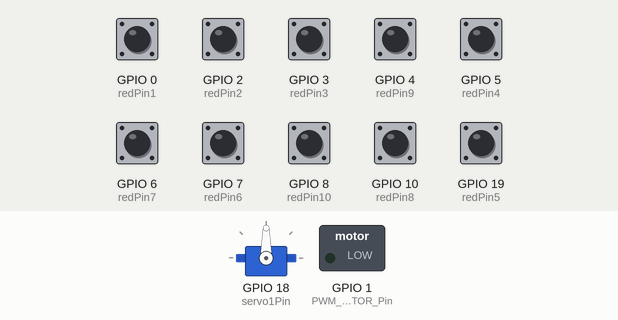
Recording of a program running on a simulated ESP32-C3. On the bench: servo, switched loads named in the program (green lamp = pin HIGH). Inputs (shaded band) come from the test bench; at power-on: GPIO 0 (redPin1), GPIO 2 (redPin2), GPIO 3 (redPin3), GPIO 4 (redPin9), GPIO 5 (redPin4), GPIO 6 (redPin7), GPIO 7 (redPin6), GPIO 8 (redPin10), GPIO 10 (redPin8), GPIO 19 (redPin5) HIGH. What the program prints to the serial monitor is not drawn.

Above: at 1.2 s.
1.3 s: GPIO 0 (redPin1) pulled LOW for 0.15 s
At 3.8 s:
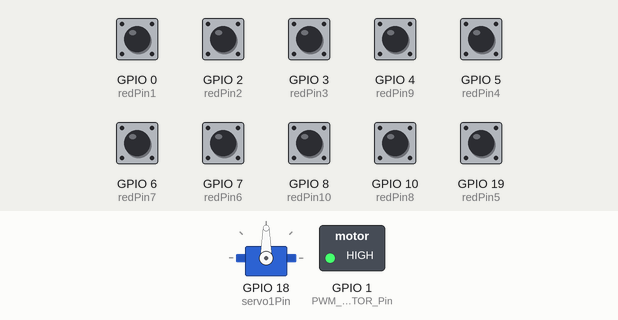
4.4 s: GPIO 2 (redPin2) pulled LOW for 0.15 s
At 5.5 s:
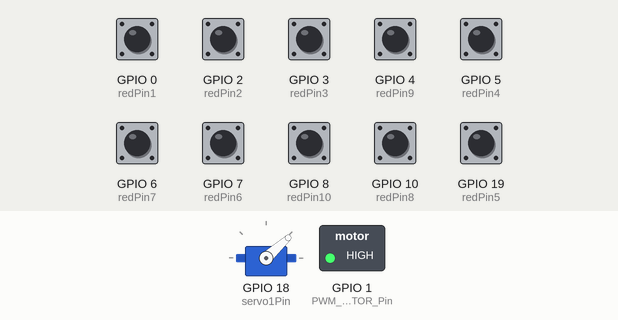
7.5 s: GPIO 4 (redPin9) pulled LOW for 0.15 s
At 9.9 s:
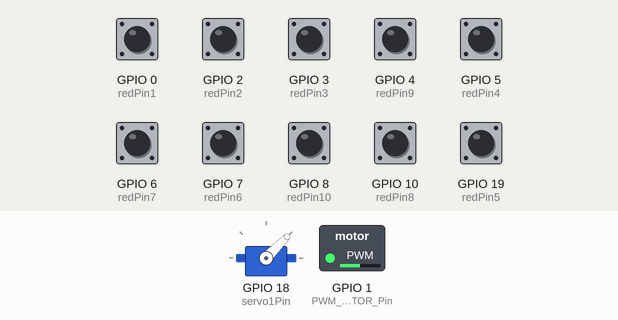
10.6 s: GPIO 5 (redPin4) pulled LOW for 0.15 s
At 12.5 s:
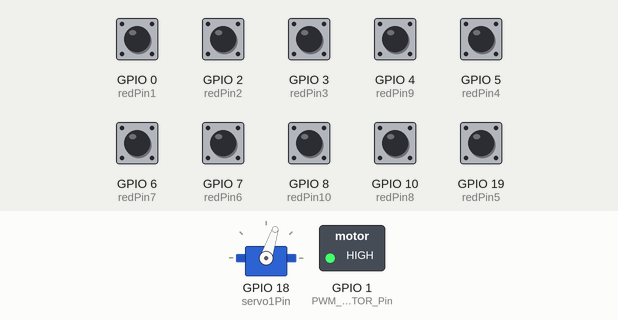
13.7 s: GPIO 6 (redPin7) pulled LOW for 0.15 s
At 14.3 s:
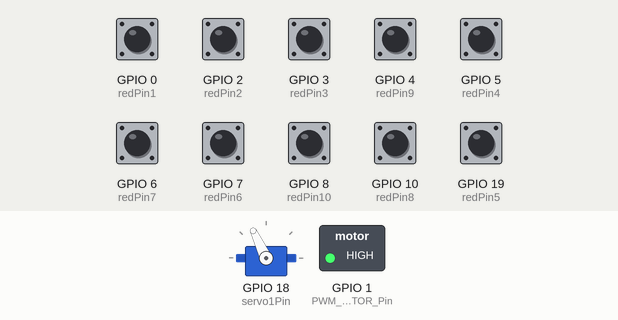
16.8 s: GPIO 10 (redPin8) pulled LOW for 0.15 s
At 18.2 s:
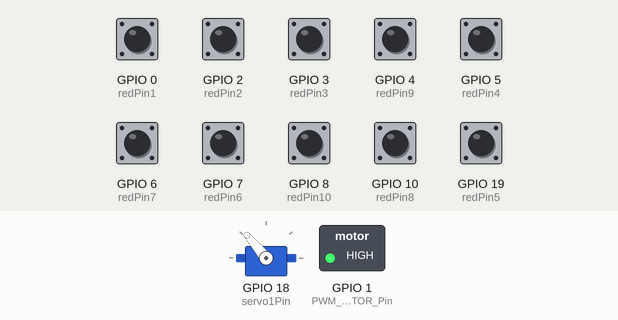
Timing chart, 0 to 20.2 s (numbered marks = the images above; inputs shaded):
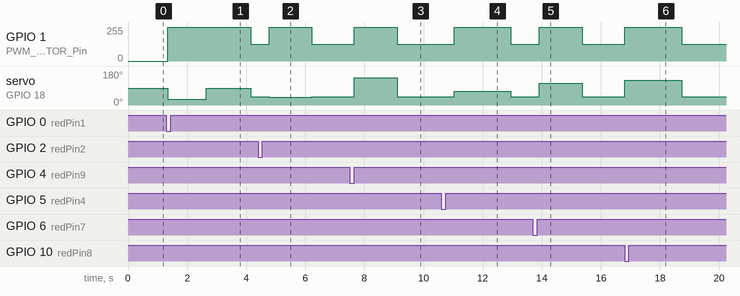

Measured:
- after the input at 1.3 s, servo on GPIO 18 (servo1Pin): 90° → 30° at once, → 90° 1.3 s later, → 45° 1.5 s later
- after the input at 4.4 s, GPIO 1 (PWM_MOTOR_Pin): 127/255 → 255/255 after 0.37 s, → 127/255 1.4 s later; servo on GPIO 18 (servo1Pin): 45° → 42° after 0.37 s, → 45° 1.4 s later
- after the input at 7.5 s, GPIO 1 (PWM_MOTOR_Pin): 127/255 → 255/255 after 0.16 s, → 127/255 1.4 s later; servo on GPIO 18 (servo1Pin): 45° → 145° after 0.16 s, → 45° 1.4 s later
- after the input at 10.6 s, GPIO 1 (PWM_MOTOR_Pin): 127/255 → 255/255 after 0.43 s, → 127/255 1.9 s later; servo on GPIO 18 (servo1Pin): 45° → 72° after 0.43 s, → 45° 1.9 s later
- after the input at 13.7 s, GPIO 1 (PWM_MOTOR_Pin): 127/255 → 255/255 after 0.22 s, → 127/255 1.4 s later; servo on GPIO 18 (servo1Pin): 45° → 115° after 0.22 s, → 45° 1.4 s later
- after the input at 16.8 s, GPIO 1 (PWM_MOTOR_Pin): 127/255 → 255/255 at once, → 127/255 1.9 s later; servo on GPIO 18 (servo1Pin): 45° → 130° at once, → 45° 1.9 s later

The program:

main.cpp
```cpp
#include <Arduino.h>
#include <ESP32Servo.h>
#include <Ticker.h>


Servo servo1;
//舵机控制范围初始化值
#define minUs  400
#define maxUs  2400
//舵机控制引脚
#define servo1Pin 18
//电机PWM控制引脚
#define PWM_MOTOR_Pin 1
//红外接收器状态反馈IO
#define redPin1 0
#define redPin2 2
#define redPin3 3
#define redPin4 5
#define redPin5 19
#define redPin6 7
#define redPin7 6
#define redPin8 10
#define redPin9 4
#define redPin10 8

//速度挡位
#define HIGH_SPEED 255
#define MID_SPEED  180 //70
#define LOW_SPEED  127 //50

// 定义定时器对象
Ticker timer;

//定义代码中使用的数据类型
  int redInfo[10]; //红外接收数组
  int rayTry[10];  //红外数据临时数组
  int flagReceive=1; //红外接收标志位，无信号为1，有信号为0
  int red_recivenum=0;//测试使用
  int myAngle=0;
  int pid_init_flag=0;
  int first_start_flag=0;
  int count_flag=0;
  int time_count_num;

// 结构体声明
typedef struct
{
	//PID 参数系数K
	float Kp;
	float Ki;
	float Kd;

	//PID 控制量C:当前: C0  上一次:C1 范围控制量:Cmin Cmax
	float C0;
	float C1;
	float C2;
	float Cmin;
	float Cmax;


    //PID 误差量E 当前: E0  上一次: E1 上上一次: E2
	float E0;
	float E1;
	float E2;

	unsigned char  u8PIDInitedFlag;
}PID_TypeDef; //PID 参数


PID_TypeDef sPIDPara;


void infraredReceiver_Init()
{ //红外引脚配置为输入上拉模式
  pinMode(redPin1, INPUT_PULLUP);
  pinMode(redPin2, INPUT_PULLUP);
  pinMode(redPin3, INPUT_PULLUP);
  pinMode(redPin4, INPUT_PULLUP);
  pinMode(redPin5, INPUT_PULLUP);
  pinMode(redPin6, INPUT_PULLUP);
  pinMode(redPin7, INPUT_PULLUP);
  pinMode(redPin8, INPUT_PULLUP);
  pinMode(redPin9, INPUT_PULLUP);
  pinMode(redPin10, INPUT_PULLUP);

}
/*
  *
  * @描述  软件定时器回调函数
  * @参数  当定时器触发中断时，进入该程序，将中断标志位设置为高
  * @返回值 Vaule:当标志位为1时，主函数loop循环中对对应变量进行+1，并清零标志位
  */

void count_RED(void)
{
  count_flag=1;//触发时将标志位置高
  time_count_num++;

}


/*
  *
  * @描述  红外过滤
  * @参数  Value=1,表示没有收到红外；getInfo:当前红外数组里的值
  * @返回值 Vaule:当前是否收到了红外
  */
int filteRed(int Value, int getInfo)
{
  int divNum = 0;
  int newValue;
  newValue = getInfo;
  while (Value != newValue) //如果收到红外了
  {
    divNum++;
    if (divNum >= 5) return newValue; //持续到5次++后，返回获取的值
     delayMicroseconds(10);
    newValue = getInfo;//把获取的值与value=1 做比较，保持while循环
  }
  return Value;//获取的值为 1时，返回1（未按下）
}


/*
  *
  * @描述  计算出舵机要摆动的角度
  * @参数  int* redInfor 传入存储红外接收状态数组
  * @返回值 angle 角度
  */
float obtainAngle(int *redInfor)
{
  float divNum, sum, angle;
  sum = 0;
  divNum = 1;
  if (redInfo[1] == 0) sum = sum -88, divNum++;
  if (redInfo[2] == 0) sum = sum -65, divNum++;
  if (redInfo[3] == 0) sum = sum -45, divNum++;
  if (redInfo[4] == 0) sum = sum -25, divNum++;
  if (redInfo[5] == 0) sum = sum +10, divNum++;
  if (redInfo[6] == 0) sum = sum +15, divNum++;
  if (redInfo[7] == 0) sum = sum +35, divNum++;
  if (redInfo[8] == 0) sum = sum +55, divNum++;
  if (redInfo[9] == 0) sum = sum +75, divNum++;
  if (redInfo[10] == 0) sum = sum +85, divNum++;
  angle=(int)sum/divNum;
  return angle;
}


void setup() {
    Serial.begin(9600);
    Serial.print("串口初始化成功\n");
    infraredReceiver_Init();
    Serial.print("红外引脚初始化成功\n");
    //频率设置50Hz 1s 50个脉冲 每个脉冲20ms
    servo1.setPeriodHertz(50);      // Standard 50hz servo
    servo1.attach(servo1Pin, minUs, maxUs);//sg90 舵机 400-2400
    Serial.print("舵机初始化成功\n");
    pinMode(PWM_MOTOR_Pin, OUTPUT);
    Serial.print("电机初始化成功\n");
  // 配置周期性定时器
  timer.attach(0.5, count_RED);

}


void loop()
{


   float Kp=1.5;
   float Ki=0;
   float Kd=0.3;

  if(pid_init_flag==0)
  {
  pid_init_flag=1;//仅在初始化阶段有效，不参与后续循环

  sPIDPara.C0 = 0;
	sPIDPara.C1 = 0;
	sPIDPara.Cmin = -60;
	sPIDPara.Cmax = 60;

	sPIDPara.E0 = 0;
	sPIDPara.E1 = 0;
	sPIDPara.E2 = 0;

	sPIDPara.u8PIDInitedFlag=1;
  Serial.print("PID初始化成功\n");

  }


   for (int i = 1; i < 11; i++)
  { //给数组赋初始值
    redInfo[i] = 1;
    rayTry[i] = 1;
  }
    //滤波
    for(int i = 0;i<800;i++)
    {
    rayTry[1] = filteRed(1, digitalRead(redPin1)); //IO2
    rayTry[2] = filteRed(1, digitalRead(redPin2)); //IO3
    rayTry[3] = filteRed(1, digitalRead(redPin3)); //IO4
    rayTry[4] = filteRed(1, digitalRead(redPin4)); //IO5
    rayTry[5] = filteRed(1, digitalRead(redPin5)); //IO6
    rayTry[6] = filteRed(1, digitalRead(redPin6)); //IO7
    rayTry[7] = filteRed(1, digitalRead(redPin7)); //IO8
    rayTry[8] = filteRed(1, digitalRead(redPin8)); //IO9
    rayTry[9] = filteRed(1, digitalRead(redPin9)); //IO10
    rayTry[10] = filteRed(1, digitalRead(redPin10)); //IO12

    redInfo[1] &= rayTry[1];
    redInfo[2] &= rayTry[2];
    redInfo[3] &= rayTry[3];
    redInfo[4] &= rayTry[4];
    redInfo[5] &= rayTry[5];
    redInfo[6] &= rayTry[6];
    redInfo[7] &= rayTry[7];
    redInfo[8] &= rayTry[8];
    redInfo[9] &= rayTry[9];
    redInfo[10] &= rayTry[10];
    delayMicroseconds(100);
    }
  flagReceive = redInfo[1] & redInfo[2] & redInfo[3] & redInfo[4] & redInfo[5] & redInfo[6] & redInfo[7] & redInfo[8] & redInfo[9] & redInfo[10];

 if(flagReceive == 0)
 {
  time_count_num=0; //对定时器的值进行清0，防止进入else的自旋寻信号模式
  Serial.print("接收到红外信号\n");
  for (int k = 1; k <= 10; k++)
    { //输出当前数组的值（红外接收情况）
      if( redInfo[k] == 0)
      {
        Serial.print("redInfo");
        Serial.print(k);
        Serial.print(" = ");
        Serial.println(redInfo[k]);
      }
    }
  myAngle = obtainAngle(&redInfo[0]);

  Serial.print("myAngle:");
  Serial.println(myAngle);
   // Serial.println(myAngle);
  //pid 参数初始化

		sPIDPara.E0 = myAngle;
		sPIDPara.C0 = Kp*(sPIDPara.E0-sPIDPara.E1);
                  +Ki*(sPIDPara.E0)
                  +Kd*(sPIDPara.E0-2*sPIDPara.E1+sPIDPara.E2);

		sPIDPara.C0 = sPIDPara.C0 + sPIDPara.C1;
		sPIDPara.C1 = sPIDPara.C0;

		sPIDPara.E2 = sPIDPara.E1;
		sPIDPara.E1 = sPIDPara.E0;

		if(sPIDPara.C0 > sPIDPara.Cmax)
		{
			sPIDPara.C0 = sPIDPara.Cmax;
		}

		if(sPIDPara.C0 < sPIDPara.Cmin)
		{
			sPIDPara.C0 = sPIDPara.Cmin;
		}

		//以下两句是实际执行舵机
    int PID_Angle=0;
    PID_Angle=sPIDPara.C0+90;
    servo1.write(PID_Angle);
    Serial.print("PID_Angle:");
    Serial.println(PID_Angle);
    //以下实际执行电机
    analogWrite(PWM_MOTOR_Pin, HIGH_SPEED);

 }
 else//如果没收到信号
 {

  if(flagReceive == 1&& time_count_num == 3)//重复判断是否没有收到红外信号
  {
    time_count_num=0;

    if(first_start_flag==0)
    {
    first_start_flag= 1;
    Serial.println("初始化后没收到红外信号");
    //舵机调正
    servo1.write(90);
    //驱动电机全速直行
    Serial.println("电机全速直行");
    analogWrite(PWM_MOTOR_Pin, HIGH_SPEED);
    //执行1s
    delay(1000);
    }
  else
   {
    time_count_num=0;
    Serial.println("没收到红外信号");
    Serial.println("低速自转中");
    analogWrite(PWM_MOTOR_Pin, LOW_SPEED);
    servo1.write(45);
    }
  }

 }

}
```
